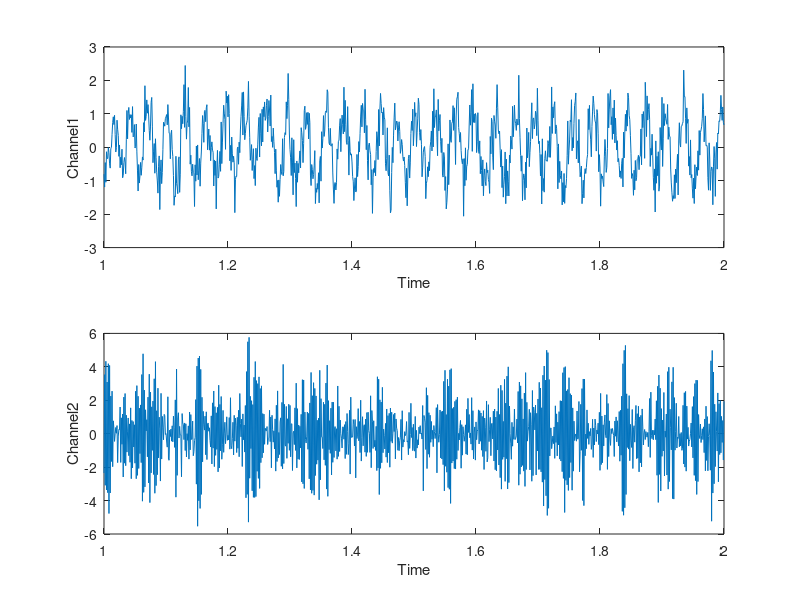

Here is the MATLAB script that generated this plot: (Note: this script raises an error after producing the figure.)
        Original_data=zeros(1,30000);
%      Original_data=0.9*sin((1:10000)/19);
      Original_data=Original_data+random('Normal',0.03,0.02,1,30000);
      Original_data(find(Original_data<=0))=[];
      Original_data=cumsum(Original_data);
  
      Original_data=sin(Original_data(1,1:10000)*2*pi)+random('Normal',0,0.5,1,10000);
      

     Original_data(2,:)=zeros(1,10000);
    
     rand1=random('Normal',0,0.8,1,length(Original_data));
     rand2=random('Normal',0,0.8,1,length(Original_data));

    for i=13:length(Original_data)
        Original_data(2,i)=0.4*Original_data(1,i-3)-0.6*Original_data(1,i-8)+0.6*Original_data(1,i-12)-0.9*Original_data(2,i-1)+rand1(i);
    end        
   
       figure;
   subplot(2,1,1);plot([1000:2000].*0.001,Original_data(1,1000:2000));ylabel('Channel1');xlabel('Time');
   subplot(2,1,2);plot([1000:2000].*0.001,Original_data(2,1000:2000));ylabel('Channel2');xlabel('Time');

%     for i=4:length(Original_data)
%         Original_data(3,i)=0.5*Original_data(3,i-1)+rand2(i)+0.3*Original_data(1,i-2);
%     end        
    MORDER_band=[1:120];
    MORDER_band=[MORDER_band;MORDER_band];
    
    for i=1:length(MORDER_band)
    
    fs=1000;fre_band=[0;250];NFFT=512;
               Temp=causality_try1to1(Original_data,fre_band,fs,NFFT,MORDER_band(:,i));
               C_uncondition(i).C=Temp.Fx2y;
               Fre=Temp.F;
           end
           
C=[];
  for i=1:length(C_uncondition)

      C=[C;C_uncondition(i).C] ;
   end
figure;
imagesc(Fre,MORDER_band(1,:),C);axis xy;colorbar;ylabel('Model Order');xlabel('Frequency');
   figure;
   [x,y]=meshgrid(Fre,MORDER_band(1,:)); 
surf(x,y,C)
 set(gca,'xlim',[min(MORDER_band(1,:)),max(MORDER_band(1,:))]);set(gca,'xlim',[min(Fre),max(Fre)]);
   ylabel('Model Order');xlabel('Frequency');zlabel('Causality');
   